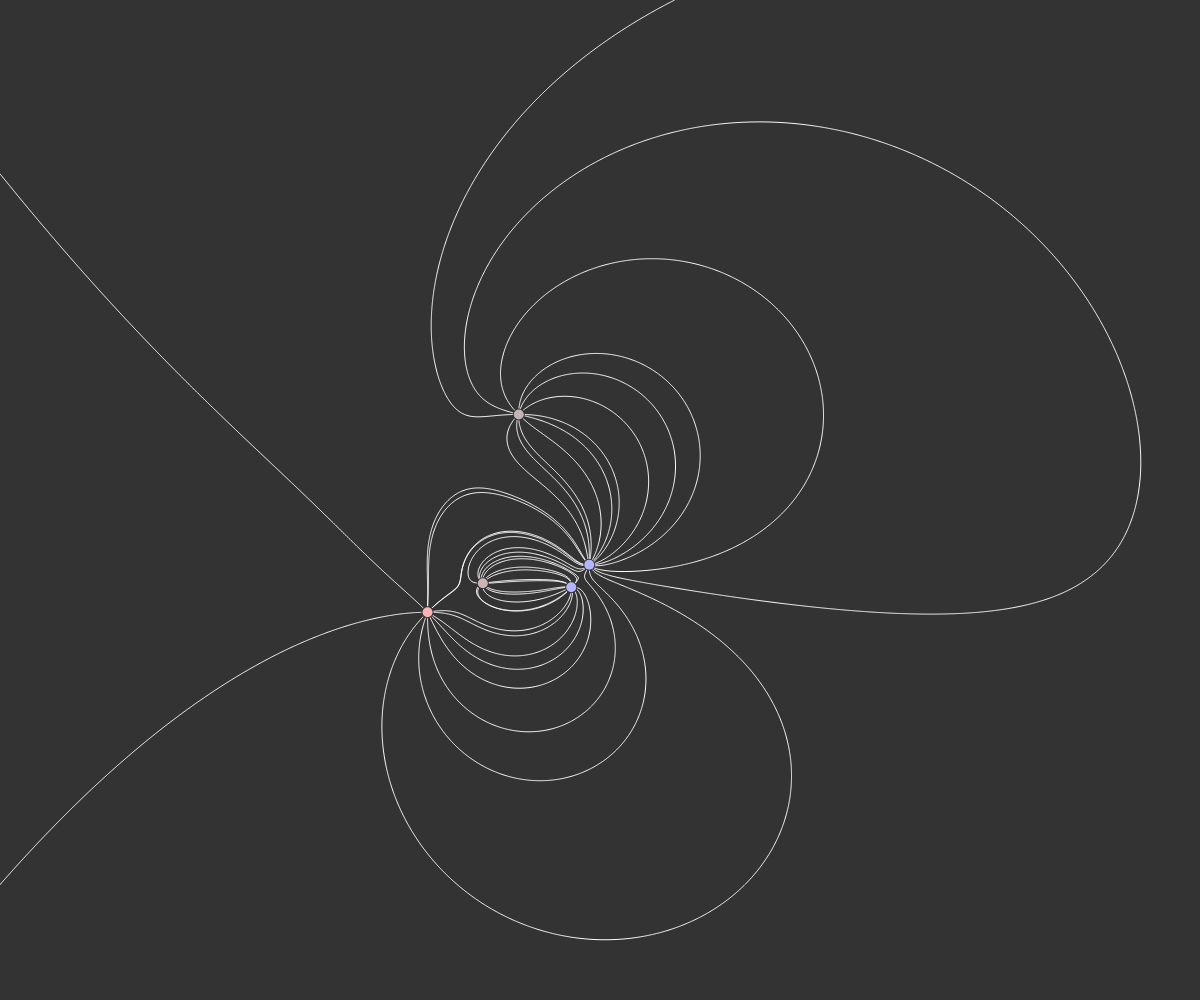
Frame 1 (no input)
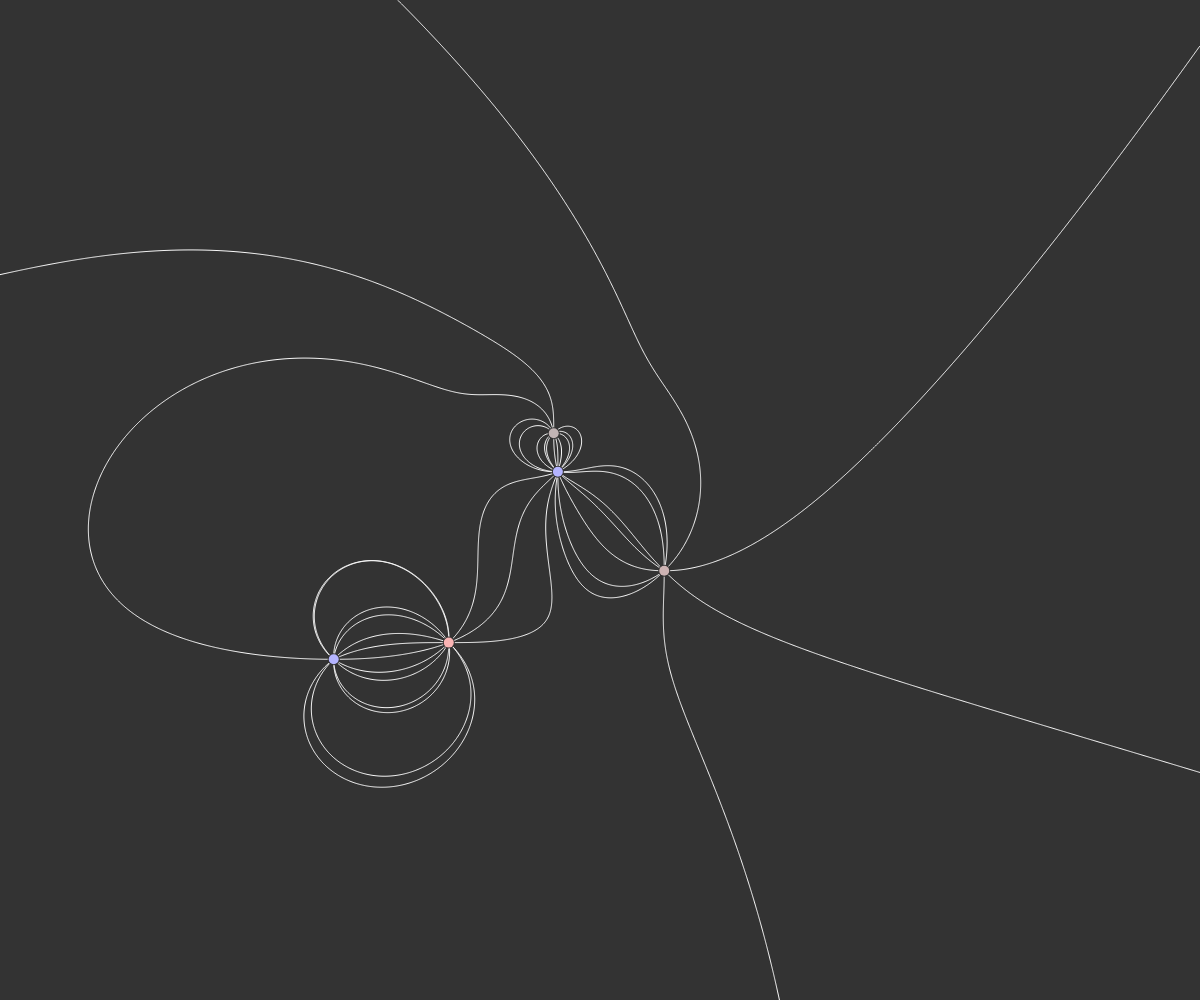
Frame 60 (no input)
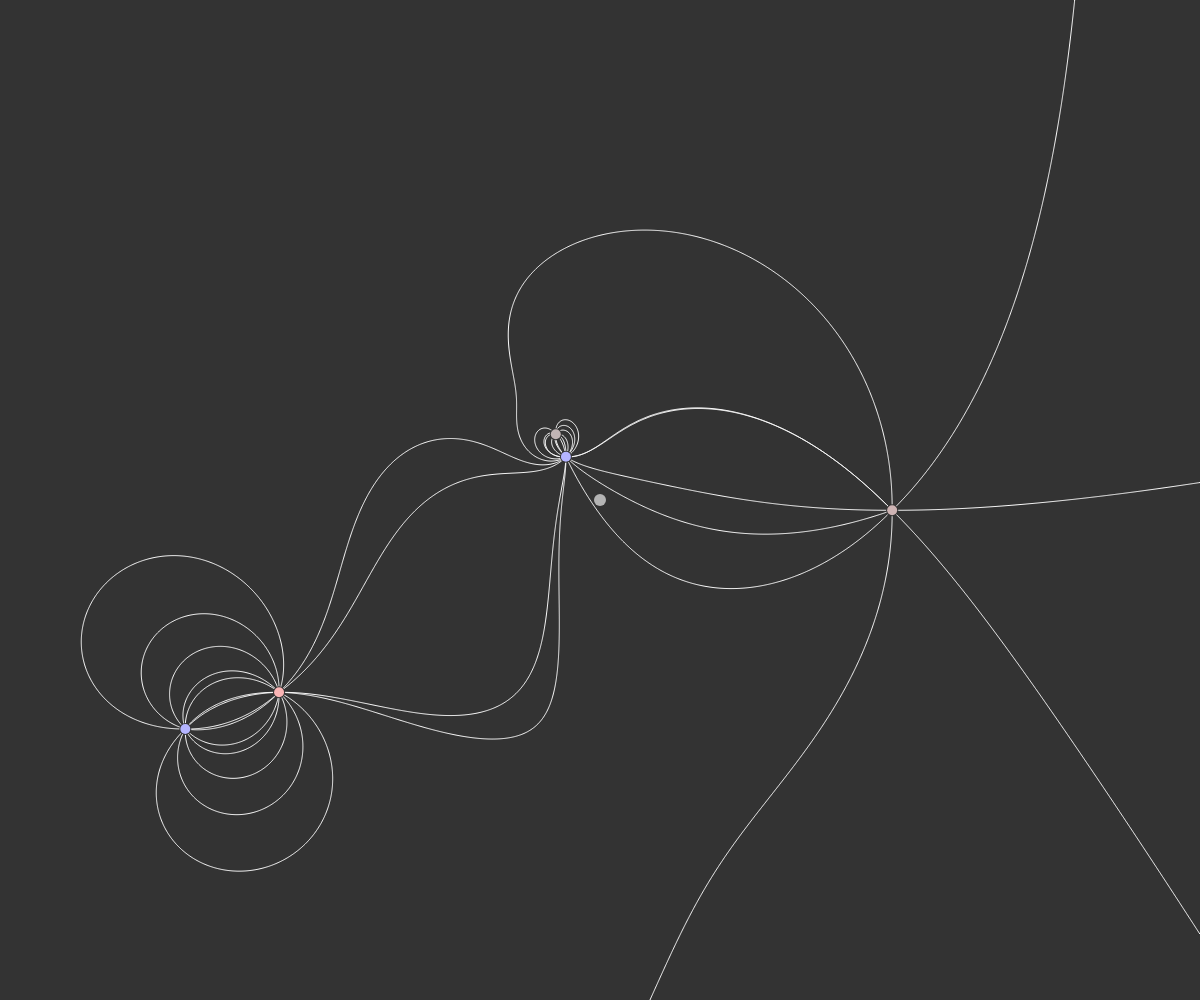
Frame 120 (the mouse pressed at the canvas centre since frame 60)

The p5.js sketch that drew these frames (run headless with seeded random() and noise() and a simulated clock; from frame 60 on, the mouse is pressed at the canvas centre):

// p5.js sketch
// ── sketch.js
function force(x, y){
    fx = 0
    fy = 0

    md = 10000


    for(p in particles){
        rx = x - particles[p].x
        ry = y - particles[p].y
        
        d = (Math.pow(rx, 2) + Math.pow(ry, 2))
        if(d < md) md = d

        fx += rx * particles[p].charge / constrain(d, 0.001, d)
        fy += ry * particles[p].charge / constrain(d, 0.001, d)

    }

    F = Math.sqrt((Math.pow(fx, 2) + Math.pow(fy, 2)))

    return [fx, fy, F, Math.sqrt(md)]
}

function Particle(x, y, c, m){
    this.x = x
    this.y = y
    this.vx = 0
    this.vy = 0
    this.charge = c
    this.m = m
    this.lines = []

    this.drawLines = function(){
        for(i = 0; i < ln; i++){

            valid = true
        
            dx = this.x + 2 * innerRadius * Math.sin(Math.PI * 2 / ln * i)
            dy = this.y + 2 * innerRadius * Math.cos(Math.PI * 2 / ln * i)

            j = 0
            beginShape();
            while(valid){
                j++

                farray = force(dx, dy)

                fx = farray[0], fy = farray[1], f = farray[2], md = farray[3]

                if(this.charge < 0){
                    fx /= -f //* lineStep
                    fy /= -f// * lineStep
                } else {
                    fx /= f //* lineStep
                    fy /= f //* lineStep
                }

                vertex(dx, dy)

                dx += fx
                dy += fy

                valid = dx >= 0 && dx < width && dy >= 0 && dy < height && md > innerRadius && f != 0 && j < 10000
            }
            endShape();
        }
    }

    this.show = function(){
        fill(51)
        ellipse(this.x, this.y, this.m * (10 + innerRadius), this.m * (10 + innerRadius));
        if(this.charge < 0){
            fill(map(-this.charge, 1, 3, 180, 255), 180, 180)
        } else {
            fill(180, 180, map(this.charge, 1, 1, 180, 255))
        }
        ellipse(this.x, this.y, this.m * 10, this.m * 10);
    }

    this.update = function(){
        farray = force(this.x, this.y)
        fx = farray[0], fy = farray[1], f = farray[2]

        // line(this.x, this.y, this.x + fx * this.charge / this.m * 10000, this.y + fy * this.charge / this.m * 10000)

        this.vx += fx * this.charge / this.m
        this.vy += fy * this.charge / this.m

        this.x += this.vx
        this.y += this.vy

        if(!(this.x >= 0 && this.x < width && this.y >= 0 && this.y < height)){
            particles.splice(particles.indexOf(this), 1)
        }
    }
}

scale = 4

n = 5

ln = 8

innerRadius = 2

lineStep = 1

particles = []

pause = false;

document.oncontextmenu = function(e){e.preventDefault()}

function mousePressed(){
    spawn = new Particle(mouseX, mouseY, mouseButton == LEFT ? -(1 + random() * 2) : 1 + random() * 2, 1)
}

function mouseReleased(){
    particles.push(spawn)
}

function keyTyped(){
    switch(key){
        case "c": particles = []; break;
        case " ": pause = !pause; break;
    }
    return false;
}

function setup(){
    noStroke()
    createCanvas(innerWidth, innerHeight)

    for(i = 0; i < n; i++){
        if(random() < 0.5){
            particles.push(new Particle(random()*width / 3 + width / 3, random()*height/ 3 + height / 3, 1 + random() * 2, 1))
        } else {
            particles.push(new Particle(random()*width / 3 + width / 3, random()*height/ 3 + height / 3, -(1 + random() * 2), 1))
        }
    }
}

function draw(){
    background(51)

    noFill()
    stroke(255)
    particles.forEach(p => {
        p.drawLines()
    });

    noStroke()
    particles.forEach(p => {
        p.show()
    });

    if(!pause){
        stroke(0, 255, 0)
        particles.forEach(p => {
            p.update()
        });
    }
    
    if(mouseIsPressed){
        stroke(255)
        line(spawn.x, spawn.y, mouseX, mouseY)
        noStroke()
        fill(180)
        ellipse(spawn.x, spawn.y, spawn.m * (10 + innerRadius), spawn.m * (10 + innerRadius))
        spawn.vx = 0.03 * (spawn.x - mouseX)
        spawn.vy = 0.03 * (spawn.y - mouseY)
    }
    
}
